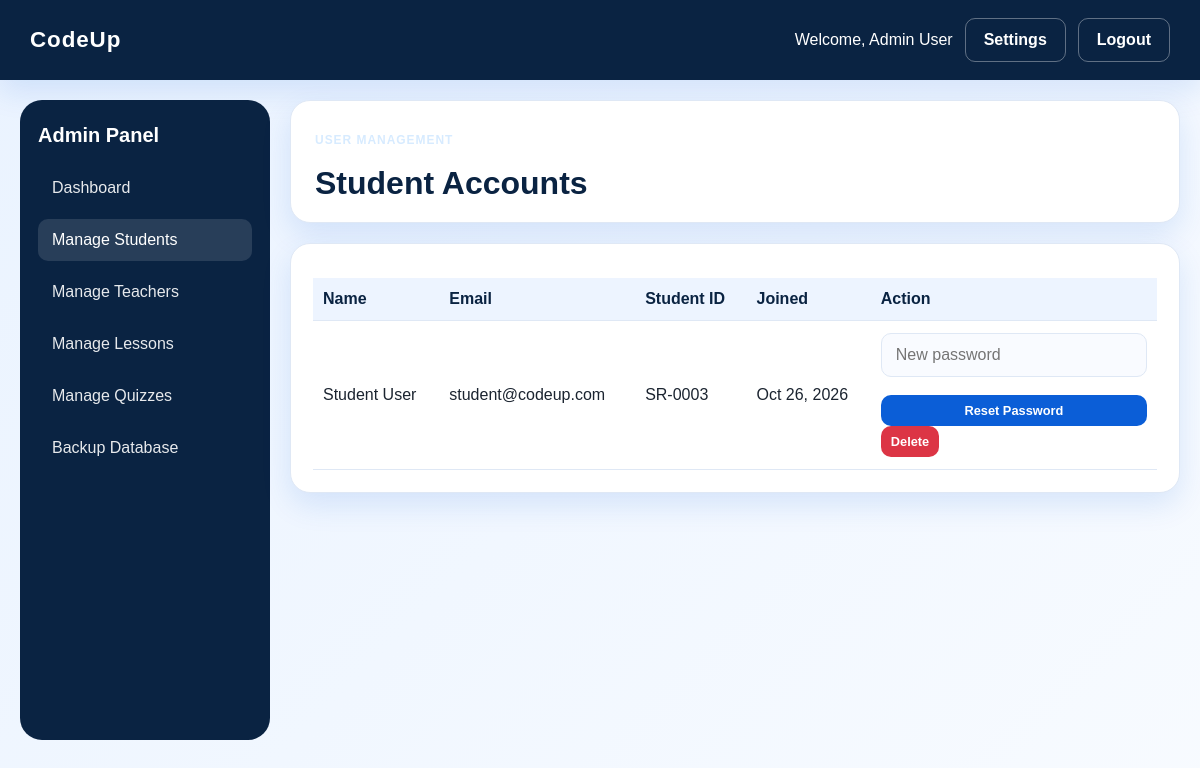
Page /admin/manage_students.php (signed in) on the committed database.
### tables this page shows
CREATE TABLE users (
  id INT AUTO_INCREMENT PRIMARY KEY,
  name VARCHAR(150) NOT NULL,
  email VARCHAR(150) NOT NULL UNIQUE,
  password VARCHAR(255) NOT NULL,
  role ENUM('admin','teacher','student') NOT NULL,
  status ENUM('active','inactive') DEFAULT 'active',
  created_at TIMESTAMP DEFAULT CURRENT_TIMESTAMP
);

CREATE TABLE students (
  id INT AUTO_INCREMENT PRIMARY KEY,
  user_id INT NOT NULL,
  student_id VARCHAR(50) DEFAULT NULL,
  course VARCHAR(100) DEFAULT 'Computer Science',
  phone VARCHAR(50) DEFAULT NULL,
  dob DATE DEFAULT NULL,
  created_at TIMESTAMP DEFAULT CURRENT_TIMESTAMP,
  UNIQUE (user_id),
  FOREIGN KEY (user_id) REFERENCES users(id) ON DELETE CASCADE
);

### includes/config.php (called while the page is built, shortened)
<?php
$host = 'localhost';
$user = 'root';
$pass = '';
$dbname = 'codeup';
try {
    $conn = new mysqli($host, $user, $pass, $dbname);
    $conn->set_charset('utf8mb4');
} catch (mysqli_sql_exception $exception) {
    error_log('Database connection failed: ' . $exception->getMessage());
    http_response_code(500);
    exit('Database connection failed. Check that MySQL is running, the credentials are correct, and the codeup database has been imported.');
}
function db()
{
    global $conn;
    return $conn;
}
function isLoggedIn()
{
    return isset($_SESSION['user_id']);
}
function currentUser()
{
    $stmt = db()->prepare('SELECT * FROM users WHERE id = ? LIMIT 1');
    $stmt->bind_param('i', $_SESSION['user_id']);
    $stmt->execute();
    $result = $stmt->get_result();
    return $result->fetch_assoc();
}
function formatDate($date)
{
    return date('M d, Y', strtotime($date));
}

### admin/manage_students.php (the view, shortened to what this page needs)
<?php
require __DIR__ . '/../includes/config.php';
$students = db()->query('SELECT u.id, u.name, u.email, s.student_id, u.created_at FROM users u LEFT JOIN students s ON s.user_id = u.id WHERE u.role = "student" ORDER BY u.created_at DESC');
include __DIR__ . '/../includes/header.php';
?>
<div class="dashboard-page">
    <aside class="sidebar">
        <h3>Admin Panel</h3>
        <nav>
            <a href="dashboard.php">Dashboard</a>
            <a class="active" href="manage_students.php">Manage Students</a>
            <a href="manage_teachers.php">Manage Teachers</a>
            <a href="manage_lessons.php">Manage Lessons</a>
            <a href="manage_quizzes.php">Manage Quizzes</a>
            <a href="backup_database.php">Backup Database</a>
        </nav>
    </aside>
    <main class="main-panel">
        <div class="page-header">
            <div>
                <p class="eyebrow">User Management</p>
                <h1>Student Accounts</h1>
            </div>
        </div>
        <div class="card">
            <table class="data-table">
                <thead>
                    <tr>
                        <th>Name</th>
                        <th>Email</th>
                        <th>Student ID</th>
                        <th>Joined</th>
                        <th>Action</th>
                    </tr>
                </thead>
                <tbody>
                    <?php while ($student = $students->fetch_assoc()): ?>
                        <tr>
                            <td><?= htmlspecialchars($student['name']); ?></td>
                            <td><?= htmlspecialchars($student['email']); ?></td>
                            <td><?= htmlspecialchars($student['student_id'] ?? 'N/A'); ?></td>
                            <td><?= formatDate($student['created_at']); ?></td>
                            <td>
                                <form method="POST" class="stack-form">
                                    <input type="password" name="new_password" minlength="8" placeholder="New password" required>
                                    <button type="submit" name="reset_password" class="btn btn-primary btn-small">Reset Password</button>
                                </form>
                                <form method="POST" onsubmit="return confirm('Delete this student?');">
                                    <button type="submit" name="delete_student" class="btn btn-danger btn-small">Delete</button>
                                </form>
                            </td>
                        </tr>
                    <?php endwhile; ?>
                </tbody>
            </table>
        </div>
    </main>
</div>
<?php include __DIR__ . '/../includes/footer.php'; ?>

### includes/header.php (shortened to what this page needs)
<?php
require_once __DIR__ . '/config.php';
?>
<!DOCTYPE html>
<html lang="en">
<head>
    <link rel="stylesheet" href="<?= BASE_URL; ?>/assets/css/style.css">
</head>
<body>
    <?php if (isLoggedIn()): ?>
    <div class="topbar">
        <div class="brand-box">
            <strong>CodeUp</strong>
        </div>
        <div class="topbar-actions">
            <span>Welcome, <?= htmlspecialchars(currentUser()['name'] ?? 'User'); ?></span>
            <a href="<?= BASE_URL; ?>/settings.php" class="btn btn-outline">Settings</a>
            <a href="<?= BASE_URL; ?>/logout.php" class="btn btn-outline" data-logout-trigger>Logout</a>
        </div>
    </div>
    <?php endif; ?>
    <div class="page-shell">

### assets/css/style.css (style rules this page uses)
:root { --primary-blue: #0b5ed7; --primary-dark: #0a2342; --primary-soft: #edf4ff; --accent: #1d9bf0; --white: #ffffff; --text: #1b2430; --muted: #6b7280; --border: #dfe8f5; --success: #198754; --danger: #dc3545; --shadow: 0 12px 30px rgba(11, 94, 215, 0.12); }
* { box-sizing: border-box; }
body { margin: 0; font-family: Arial, sans-serif; background: linear-gradient(135deg, #eaf3ff 0%, #f8fbff 100%); color: var(--text); }
a { text-decoration: none; color: inherit; }
.page-shell { min-height: 100vh; padding: 20px; }
.topbar { display: flex; align-items: center; justify-content: space-between; background: var(--primary-dark); color: var(--white); padding: 18px 30px; box-shadow: var(--shadow); }
.brand-box { font-size: 1.4rem; letter-spacing: 0.04em; }
.topbar-actions { display: flex; align-items: center; gap: 12px; }
.btn { display: inline-flex; align-items: center; justify-content: center; border: none; border-radius: 10px; padding: 12px 18px; font-weight: 600; cursor: pointer; transition: 0.2s ease; }
.btn-primary { background: var(--primary-blue); color: var(--white); }
.btn-outline { background: transparent; border: 1px solid rgba(255,255,255,0.35); color: var(--white); }
.btn-danger { background: var(--danger); color: var(--white); }
.btn-small { padding: 8px 10px; font-size: 0.8rem; }
.eyebrow { display: inline-block; letter-spacing: 0.08em; text-transform: uppercase; color: #d7ebff; font-size: 0.75rem; font-weight: bold; }
.feature-card, .card, .metric-card { background: var(--white); border: 1px solid var(--border); border-radius: 20px; box-shadow: var(--shadow); }
.auth-form, .stack-form { display: flex; flex-direction: column; gap: 18px; }
input, select, textarea { width: 100%; border: 1px solid var(--border); border-radius: 10px; padding: 12px 14px; font-size: 1rem; background: #f9fbff; }
.dashboard-page { display: grid; grid-template-columns: 250px 1fr; gap: 20px; min-height: 80vh; }
.sidebar { background: var(--primary-dark); color: var(--white); padding: 24px 18px; border-radius: 22px; }
.sidebar h3 { margin-top: 0; margin-bottom: 20px; font-size: 1.25rem; }
.sidebar nav { display: flex; flex-direction: column; gap: 10px; }
.sidebar nav a { display: block; padding: 12px 14px; border-radius: 10px; color: var(--white); opacity: 0.9; }
.sidebar nav a.active, .sidebar nav a:hover { background: rgba(255,255,255,0.12); opacity: 1; }
.main-panel { display: flex; flex-direction: column; gap: 20px; }
.page-header { display: flex; justify-content: space-between; align-items: center; background: var(--white); border: 1px solid var(--border); border-radius: 20px; padding: 20px 24px; box-shadow: var(--shadow); }
.page-header h1 { margin: 6px 0 0; color: var(--primary-dark); }
.card { padding: 22px; }
.data-table { width: 100%; border-collapse: collapse; margin-top: 12px; }
.data-table th, .data-table td { border-bottom: 1px solid var(--border); text-align: left; padding: 12px 10px; }
.data-table th { background: var(--primary-soft); color: var(--primary-dark); }

### rows in the picture
users: name "Admin User"
students: user.name "Student User", user.email "student@codeup.com", student "SR-0003", user.created_at "Oct 26, 2026"
